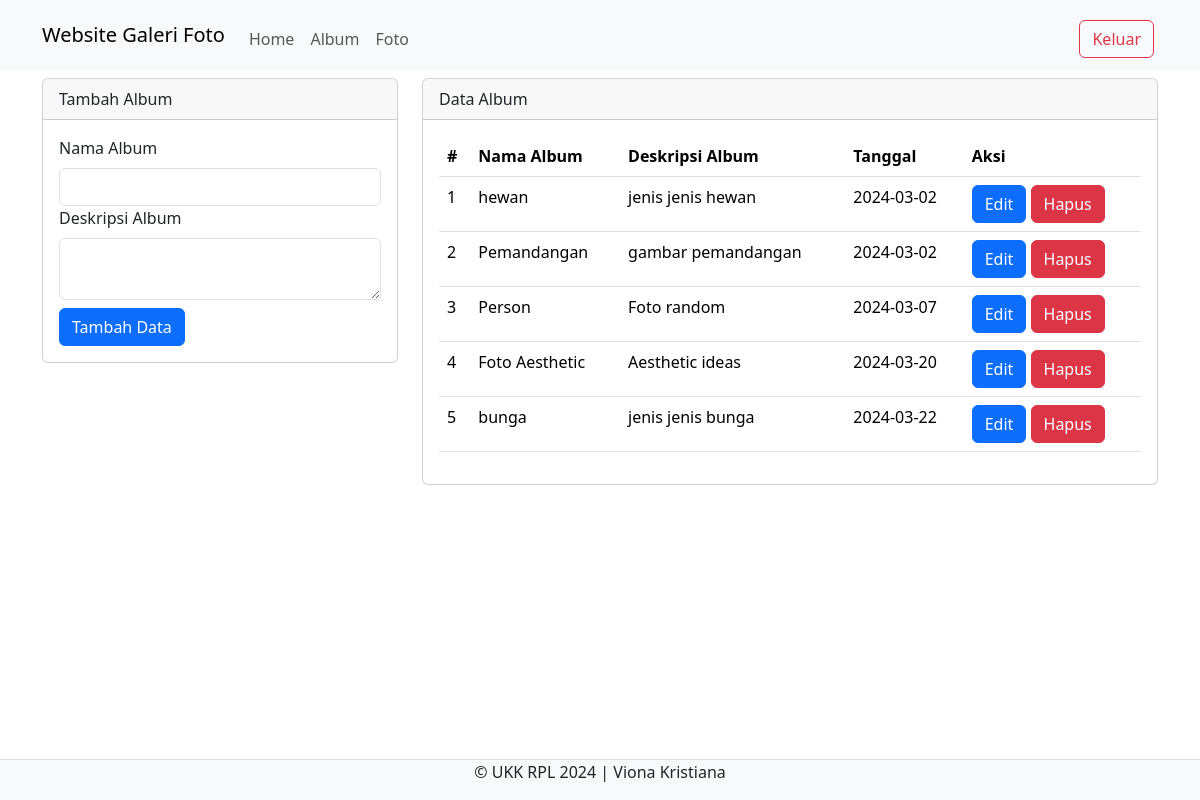
The page /admin/album.php (signed in) on the database its author committed.
### tables this page shows
CREATE TABLE `album` (
  `albumid` int(11) NOT NULL,
  `namaalbum` varchar(255) NOT NULL,
  `deskripsi` text NOT NULL,
  `tanggaldibuat` date NOT NULL,
  `userid` int(11) NOT NULL
);

### admin/album.php (the view, shortened to what this page needs)
<?php
include '../config/koneksi.php';
?>
<!DOCTYPE html>
<html lang="en">
<head>
  <link rel="stylesheet" type="text/css" href="../assets/css/bootstrap.min.css">
</head>
<body>
<nav class="navbar navbar-expand-lg bg-body-tertiary">
  <div class="container">
    <a class="navbar-brand" href="index.php">Website Galeri Foto</a>
    <div class="collapse navbar-collapse mt-2" id="navbarNavAltMarkup">
      <div class="navbar-nav me-auto">
      <a href="home.php" class="nav-link">Home</a>
        <a href="album.php" class="nav-link">Album</a>
        <a href="foto.php" class="nav-link">Foto</a>
      </div>
      <a href="../config/aksi_logout.php" class="btn btn-outline-danger m-1">Keluar</a>
    </div>
  </div>
</nav>
<div class="container">
  <div class="row">
    <div class="col-md-4">
      <div class="card mt-2">
        <div class="card-header">Tambah Album</div>
        <div class="card-body">
          <form action="../config/aksi_album.php" method="POST">
            <label class="form-label">Nama Album</label>
            <input type="text" name="namaalbum" class="form-control" required>
            <label class="form-label">Deskripsi Album</label>
            <textarea class="form-control" name="deskripsi" required></textarea>
            <button type="submit" class="btn btn-primary mt-2" name="tambah">Tambah Data</button>
          </form>
        </div>
      </div>
    </div>
    <div class="col-md-8">
      <div class="card mt-2">
        <div class="card-header">Data Album</div>
        <div class="card-body">
          <table class="table">
            <thead>
              <tr>
                <th>#</th>
                <th>Nama Album</th>
                <th>Deskripsi Album</th>
                <th>Tanggal</th>
                <th>Aksi</th>
              </tr>
            </thead>
            <tbody>
              <?php
              $no = 1;
              $userid = $_SESSION['userid'];
              $sql = mysqli_query($koneksi, "SELECT * FROM album WHERE userid='$userid'");
              while($data = mysqli_fetch_array($sql)){
               ?>
              <tr>
                <td><?php echo $no++ ?></td>
                <td><?php echo $data['namaalbum'] ?></td>
                <td><?php echo $data['deskripsi'] ?></td>
                <td><?php echo $data['tanggaldibuat'] ?></td>
                <td>
                  <button type="button" class="btn btn-primary" data-bs-toggle="modal" data-bs-target="#edit<?php echo $data['albumid'] ?>">
                    Edit
                  </button>
                  <button type="button" class="btn btn-danger" data-bs-toggle="modal" data-bs-target="#hapus<?php echo $data['albumid'] ?>">
                    Hapus
                  </button>
                </td>
              </tr>
              <?php } ?>
            </tbody>
          </table>
        </div>
      </div>
    </div>
  </div>
</div>
<footer class="d-flex justify-content-center border-top mt-3 bg-light fixed-bottom">
   <p>&copy; UKK RPL 2024 | Viona Kristiana</p>
</footer>
</body>
</html>

### rows shown on the page
album: namaalbum "hewan", deskripsi "jenis jenis hewan", tanggaldibuat "2024-03-02"
album: namaalbum "Pemandangan", deskripsi "gambar pemandangan", tanggaldibuat "2024-03-02"
album: namaalbum "Person", deskripsi "Foto random", tanggaldibuat "2024-03-07"
album: namaalbum "Foto Aesthetic", deskripsi "Aesthetic ideas", tanggaldibuat "2024-03-20"
album: namaalbum "bunga", deskripsi "jenis jenis bunga", tanggaldibuat "2024-03-22"
